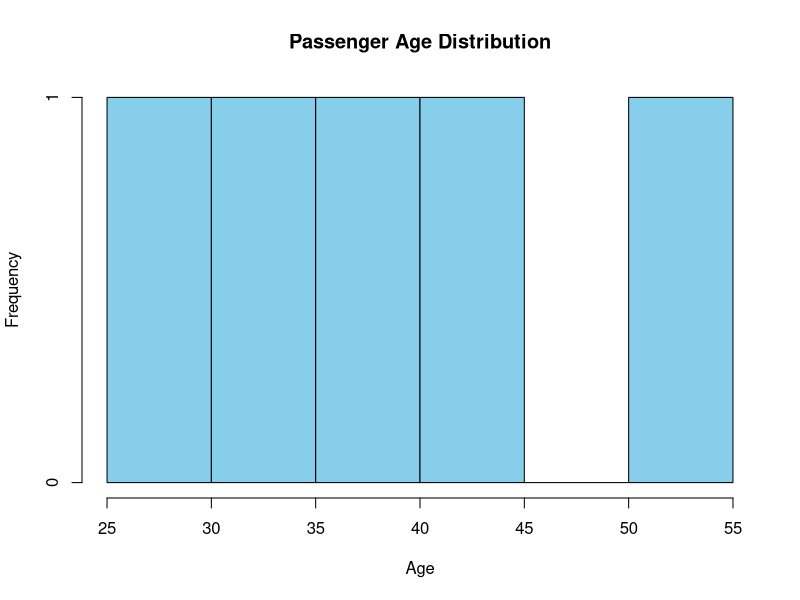
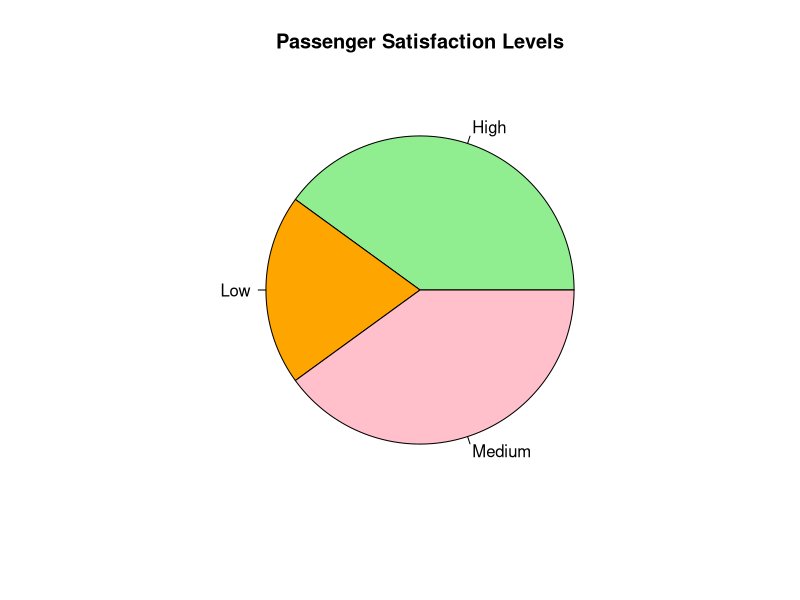
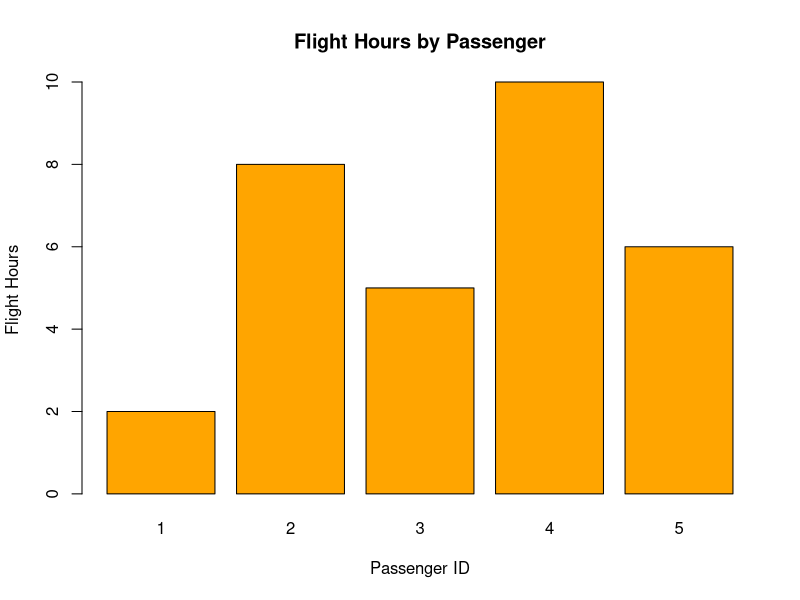
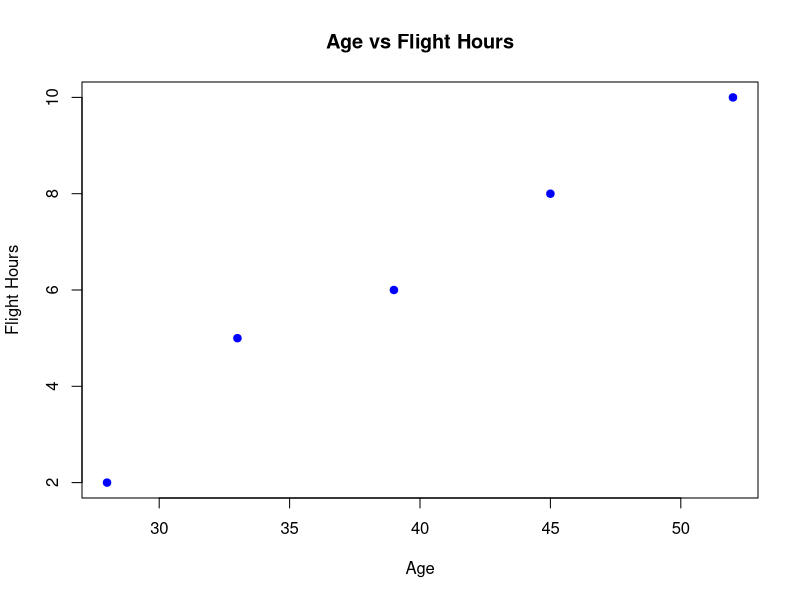

Here is the R script that generated these plots, in order:
# Create Dataset
data <- data.frame(
  Passenger_ID = c(1,2,3,4,5),
  Age = c(28,45,33,52,39),
  Flight_Hours = c(2,8,5,10,6),
  Satisfaction = c("High","Medium","High","Low","Medium")
)

# 13. Histogram of Passenger Ages
hist(data$Age,
     col="skyblue",
     main="Passenger Age Distribution",
     xlab="Age",
     ylab="Frequency")

# 14. Pie Chart of Satisfaction Levels
satisfaction <- table(data$Satisfaction)

pie(satisfaction,
    col=c("lightgreen","orange","pink"),
    main="Passenger Satisfaction Levels")

# 15. Bar Chart of Flight Hours by Passenger
barplot(data$Flight_Hours,
        names.arg=data$Passenger_ID,
        col="orange",
        main="Flight Hours by Passenger",
        xlab="Passenger ID",
        ylab="Flight Hours")

# 16. Scatter Plot of Age vs Flight Hours
plot(data$Age, data$Flight_Hours,
     col="blue",
     pch=19,
     main="Age vs Flight Hours",
     xlab="Age",
     ylab="Flight Hours")
